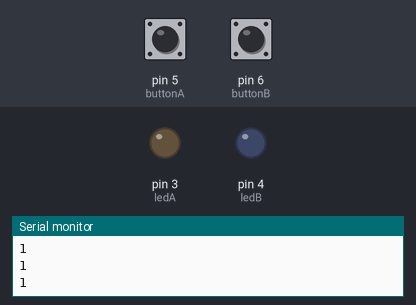
The sketch below on a simulated Arduino Uno, built with avr-gcc and run on an emulated ATmega328P. On the bench: output pins drawn as LEDs (lit = HIGH), the last lines printed to the serial monitor. Inputs (shaded band) come from the test bench; at power-on: pin 5 (buttonA) HIGH, pin 6 (buttonB) HIGH.

Above: at 1.2 s.
1.3 s: pin 5 (buttonA) pulled LOW for 0.15 s
At 1.37 s:
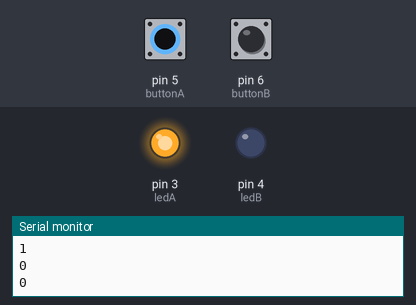
2.9 s: pin 6 (buttonB) pulled LOW for 0.15 s
At 3.3 s:
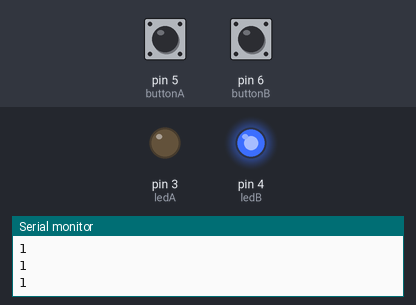
5.5 s: pin 6 (buttonB) pulled LOW for 3.2 s
At 10.2 s:
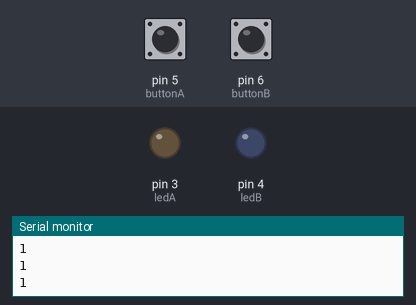
10.5 s: pin 5 (buttonA) pulled LOW for 3.2 s
At 11.4 s:
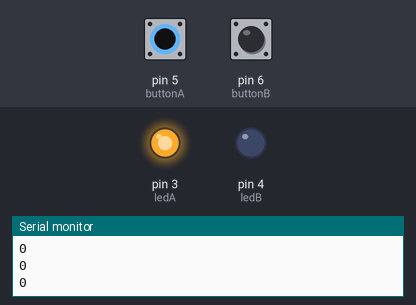
15.2 s: pin 5 (buttonA) driven LOW and pin 6 (buttonB) driven LOW
At 16.8 s:
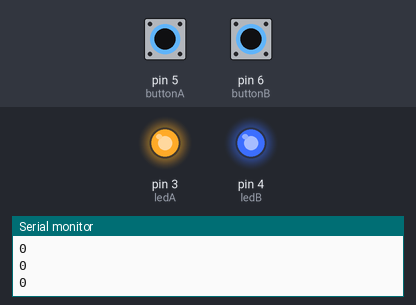
Timing chart, 0 to 18.3 s (numbered marks = the images above; inputs shaded):
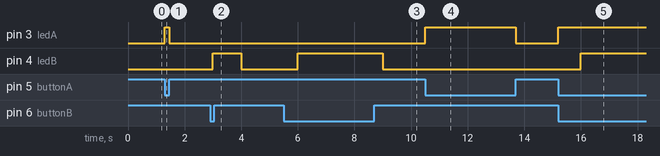

Measured:
- after the input at 1.3 s, pin 3 (ledA): LOW → HIGH at once, → LOW 0.15 s later
- after the input at 2.9 s, pin 4 (ledB): LOW → HIGH after 0.10 s, → LOW 1.0 s later
- after the input at 5.5 s, pin 4 (ledB): LOW → HIGH after 0.50 s, → LOW 3.0 s later
- after the input at 10.5 s, pin 3 (ledA): LOW → HIGH at once, → LOW 3.2 s later
- after the input at 15.2 s, pin 3 (ledA): LOW → HIGH at once; pin 4 (ledB): LOW → HIGH after 0.80 s

The sketch:

Task3_1_adv.ino
```cpp
#include <TimerOne.h>
const int ledA = 3;
const int ledB = 4;
const int buttonA = 5;
const int buttonB = 6;
volatile bool ledAState = false;
volatile bool ledBState = false;
void timer_led(){
  ledAState = digitalRead(buttonA);
  if(ledAState == HIGH){
    digitalWrite(ledA, LOW);
  }else{
    digitalWrite(ledA, HIGH);
  }
  Serial.println(ledAState);
}


void setup() {
  // put your setup code here, to run once:
  Serial.begin(9600);
  pinMode(ledA, OUTPUT);
  pinMode(ledB, OUTPUT);

  pinMode(buttonA, INPUT_PULLUP);
  pinMode(buttonB, INPUT_PULLUP);

  Timer1.initialize(50000);
  Timer1.attachInterrupt(timer_led);
}

void loop() {
  // put your main code here, to run repeatedly:
  ledBState = digitalRead(buttonB);
  if(ledBState == HIGH){
    digitalWrite(ledB, LOW);
  }else{
    digitalWrite(ledB, HIGH);
  }
  Serial.println(ledAState);
  delay(1000);
}
```
